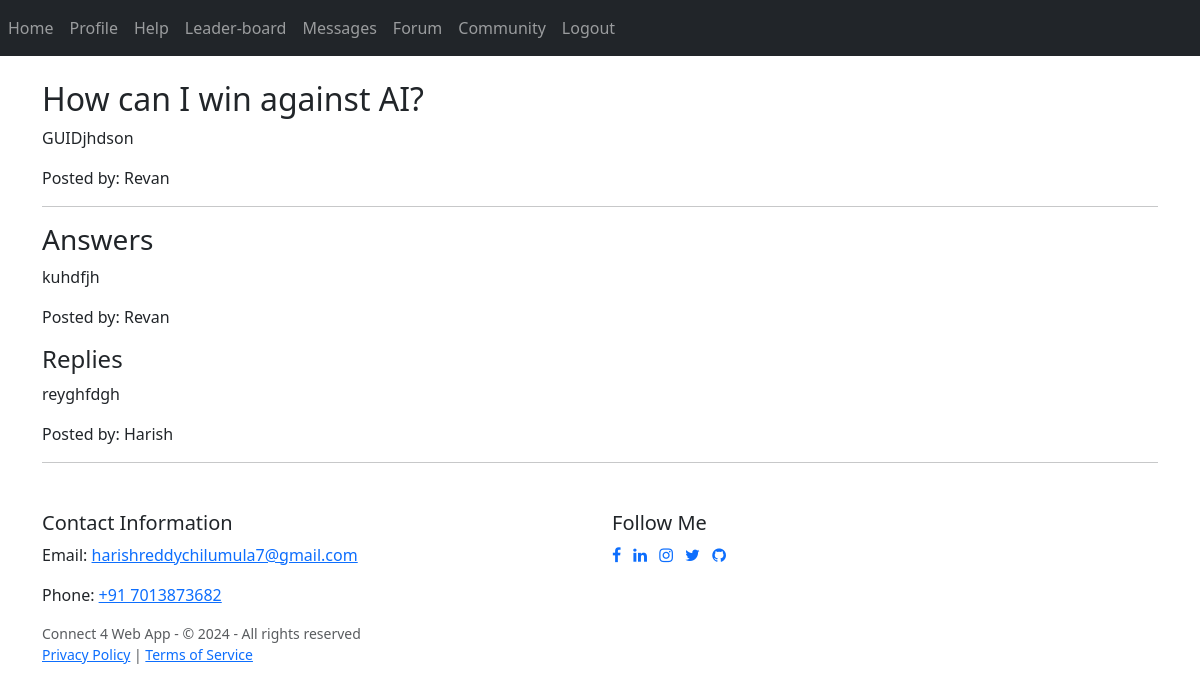
The page /forum/answers/2 (signed in) on the database its author committed.
### website/models.py (models this page shows)
class Question(db.Model):
    id = db.Column(db.Integer, primary_key=True)
    title = db.Column(db.String(100), nullable=False)
    content = db.Column(db.Text, nullable=False)
    user_id = db.Column(db.Integer, db.ForeignKey('user.id'), nullable=False)
    user = db.relationship('User', backref=db.backref('questions', lazy=True))

class User(db.Model, UserMixin):
    id = db.Column(db.Integer, primary_key=True)
    email = db.Column(db.String(150), unique=True, nullable=False)
    password = db.Column(db.String(150), nullable=False)
    first_name = db.Column(db.String(150), nullable=False)
    games = db.relationship('Game', backref='player', lazy=True)

class Answer(db.Model):
    id = db.Column(db.Integer, primary_key=True)
    content = db.Column(db.Text, nullable=False)
    question_id = db.Column(db.Integer, db.ForeignKey('question.id'), nullable=False)
    question = db.relationship('Question', backref=db.backref('answers', lazy=True))
    user_id = db.Column(db.Integer, db.ForeignKey('user.id'), nullable=False)
    user = db.relationship('User', backref=db.backref('answers', lazy=True))
    replies = db.relationship('Reply', backref='answer', lazy=True)

class Reply(db.Model):
    id = db.Column(db.Integer, primary_key=True)
    content = db.Column(db.Text, nullable=False)
    answer_id = db.Column(db.Integer, db.ForeignKey('answer.id'), nullable=False)
    user_id = db.Column(db.Integer, db.ForeignKey('user.id'), nullable=False)
    user = db.relationship('User', backref=db.backref('replies', lazy=True))

### website/views.py (the view)
@views.route('/forum/answers/<int:question_id>')
@login_required
def view_answers(question_id):
    question = Question.query.get_or_404(question_id)
    answers = Answer.query.filter_by(question_id=question_id).all()
    return render_template("view_answers.html", question=question, answers=answers, user=current_user)

### website/__init__.py (called while the page is built)
def create_app():
    app = Flask(__name__)
    app.config['SECRET_KEY'] = 'hjshjhdjah kjshkjdhjs'
    app.config['SQLALCHEMY_DATABASE_URI'] = f'sqlite:///{DB_NAME}'
    db.init_app(app)
    from .views import views
    from .auth import auth
    app.register_blueprint(views, url_prefix='/')
    app.register_blueprint(auth, url_prefix='/')
    from .models import User, Game
    with app.app_context():
        db.create_all()
    login_manager = LoginManager()
    login_manager.login_view = 'auth.login'
    login_manager.init_app(app)
    @login_manager.user_loader
    def load_user(id):
        return User.query.get(int(id))
    return app

### website/templates/view_answers.html
{% extends 'base.html' %}
{% block content %}
  <h2>{{ question.title }}</h2>
  <p>{{ question.content }}</p>
  <p>Posted by: {{ question.user.first_name }}</p>
  <hr>
  <h3>Answers</h3>
  {% for answer in answers %}
    <div class="answer">
      <p>{{ answer.content }}</p>
      <p>Posted by: {{ answer.user.first_name }}</p>
      <h4>Replies</h4>
      {% for reply in answer.replies %}
        <div class="reply">
          <p>{{ reply.content }}</p>
          <p>Posted by: {{ reply.user.first_name }}</p>
        </div>
      {% endfor %}
    </div>
    <hr>
  {% endfor %}
{% endblock %}

### rows shown on the page
Question: title "How can I win against AI?", content "GUIDjhdson"
User: user.first_name "Revan"
Answer: content "kuhdfjh", user.first_name "Revan"
Reply: content "reyghfdgh", user.first_name "Harish"
